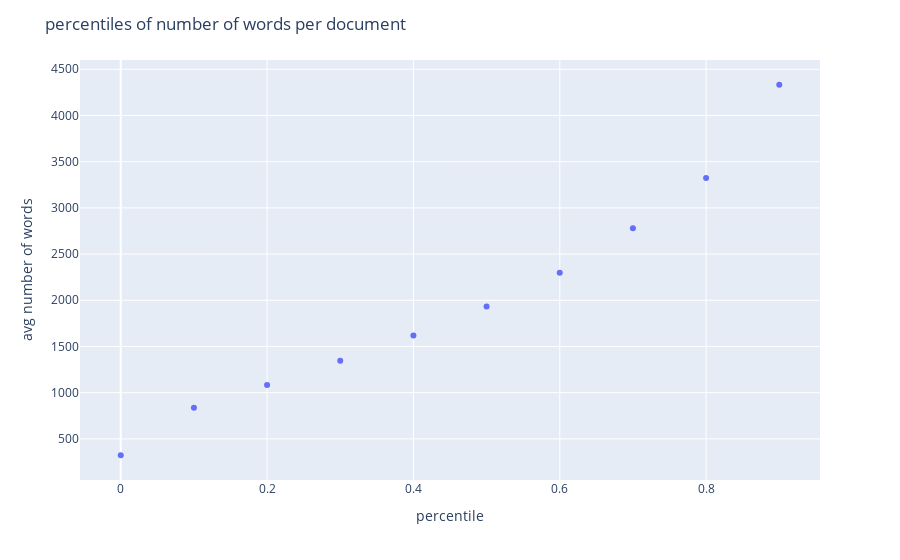

Source (notebook cell):
### Markdown cell above
## Document texts
### average number of words

### Code cell
count_words = lambda x: len(x.split(" "))
df['num_words'] = df['txt'].apply(count_words)

# plot num_word percentiles
bins = 10
percentiles = [i/bins for i in range(0, bins)]
num_words_per_percentile = df['num_words'].quantile(percentiles)

# make the same scatter plot in plotly
fig = px.scatter(x=percentiles, y=num_words_per_percentile, labels={"x": "percentile", "y": "avg number of words"})
fig.update_layout(title_text="percentiles of number of words per document")
figures.append(fig)
fig.show()

### Figure 1 — Plotly figure (JSON) as saved in the notebook; plotly's stock layout.template omitted (floating-point values rounded to 4 significant figures)
{"data": [{"hovertemplate": "percentile=%{x}<br>avg number of words=%{y}<extra></extra>", "legendgroup": "", "marker": {"color": "#636efa", "symbol": "circle"}, "mode": "markers", "name": "", "orientation": "v", "showlegend": false, "type": "scatter", "x": [0, 0.1, 0.2, 0.3, 0.4, 0.5, 0.6, 0.7, 0.8, 0.9], "xaxis": "x", "y": [323, 836, 1084.0, 1347, 1619, 1932.0, 2298.0, 2781.0, 3322.0, 4332.0], "yaxis": "y"}], "layout": {"legend": {"tracegroupgap": 0}, "margin": {"t": 60}, "title": {"text": "percentiles of number of words per document"}, "xaxis": {"anchor": "y", "domain": [0, 1], "title": {"text": "percentile"}}, "yaxis": {"anchor": "x", "domain": [0, 1], "title": {"text": "avg number of words"}}}}
